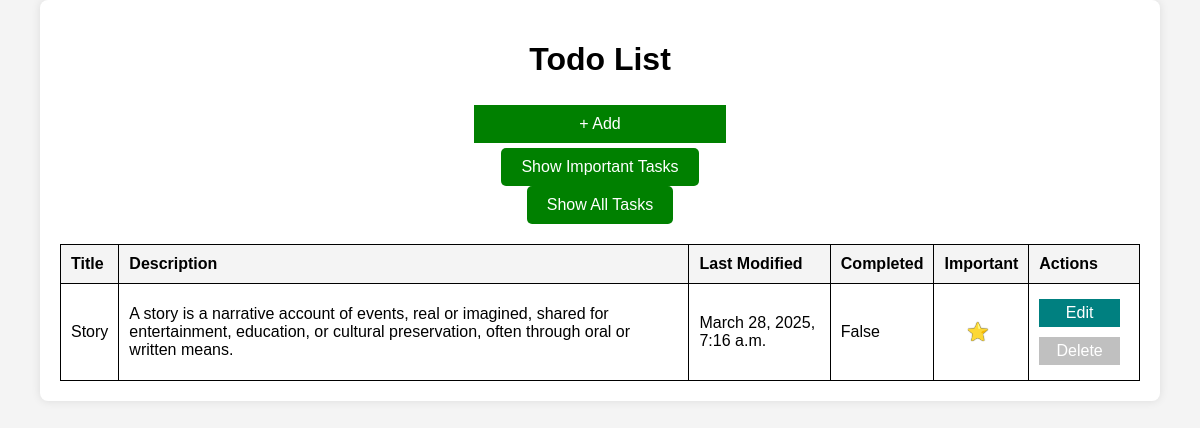
Page /?filter=important on the committed database.
### todo/models.py (models this page shows, shortened)
class TodoModel(models.Model):
    title = models.CharField(max_length = 200)
    description = models.TextField(blank=True)
    last_modified = models.DateTimeField(auto_now_add=True) #time
    completed = models.BooleanField(default=False) #status
    important = models.BooleanField(default=False) #important

### todo/views.py (the view)
# urls.py: path('', todo_list, name='todo_list'),
def todo_list(request):
    if request.GET.get("filter") == "important":
        todos = TodoModel.objects.filter(important=True).order_by('-last_modified')
    else:
        todos = TodoModel.objects.all().order_by('-last_modified')
    return render(request, 'todo/todo_list.html',{'todos':todos})

### todo/templates/todo/todo_list.html (shortened to what this page needs)
{% extends 'base.html' %}
{% block content %}
    <h1>Todo List</h1>
    <div class="add-task-container">
        <button id="addTaskBtn">+ Add</button>
        <a href="?filter=important" class="filter-btn">Show Important Tasks</a>
        <a href="{% url 'todo_list' %}" class="filter-btn filter-btn-all">Show All Tasks</a>
    </div>
    <table>
        <tr>
            <th>Title</th>
            <th>Description</th>
            <th>Last Modified</th>
            <th>Completed</th>
            <th>Important</th>
            <th>Actions</th>
        </tr>
        {% for todo in todos %}
        <tr>
            <td>{{ todo.title }}</td>
            <td>{{ todo.description }}</td>
            <td>{{ todo.last_modified }}</td>
            <td>{{ todo.completed }}</td>
            <td>
                <form method="post" action="{% url 'important_todo' todo.id %}" style="display:inline;">
                    <button type="submit" class="star-btn">
                        {% if todo.important %}
                            ⭐
                        {% else %}
                            ☆
                        {% endif %}
                    </button>
                </form>
            </td>
            <td>
                <a href="{% url 'update_todo' todo.id %}"><button class="edit-btn">Edit</button></a>
                <form method="post" action="{% url 'delete_todo' todo.id %}" style="display:inline;">
                    <button type="submit" class="delete-btn" onclick="return confirm('Are you sure?');">Delete</button>
                </form>
            </td>
        </tr>
        {% empty %}
        <tr>
            <td colspan="6">No todos available.</td>
        </tr>
        {% endfor %}
    </table>
{% endblock %}

### todo/templates/base.html (style rules this page uses)
body { width: 100%; height: 100vh; margin: 0; padding: 0; display: flex; flex-direction: column; align-items: center; font-family: Arial, sans-serif; background-color: #f4f4f4; text-align: center; }
.add-task-container { text-align: center; margin-bottom: 10px; margin-left: 400px; margin-right: 400px; }
.add-task-container a { display: inline-block; background-color: green; color: white; padding: 10px 20px; text-decoration: none; border-radius: 5px; font-size: 16px; }
.filter-btn { background-color: gold; color: black; }
.filter-btn-all { background-color: gray; }
table { width: 100%; border-collapse: collapse; margin-top: 20px; background: white; }
th, td { border: 1px solid black; padding: 10px; text-align: left; }
th { background-color: #f4f4f4; }
.edit-btn { background-color: teal; color: white; padding: 5px 10px; border: none; cursor: pointer; }
.delete-btn { background-color: silver; color: white; padding: 5px 10px; border: none; cursor: pointer; }
.star-btn { border: none; background: none; cursor: pointer; font-size: 18px; color: black; text-shadow: 0px 0px 1px black; }
input, textarea, button { width: 90%; padding: 10px; margin: 5px 0; font-size: 16px; }
button { cursor: pointer; background-color: green; color: white; border: none; padding: 10px; font-size: 16px; }

### rows in the picture
TodoModel: title "Story", description "A story is a narrative account of events, real or imagined, shared for entertainment, education, or cultural preservation, often through oral or written means.", last_modified "March 28, 2025, 7:16 a.m.", completed "False"
